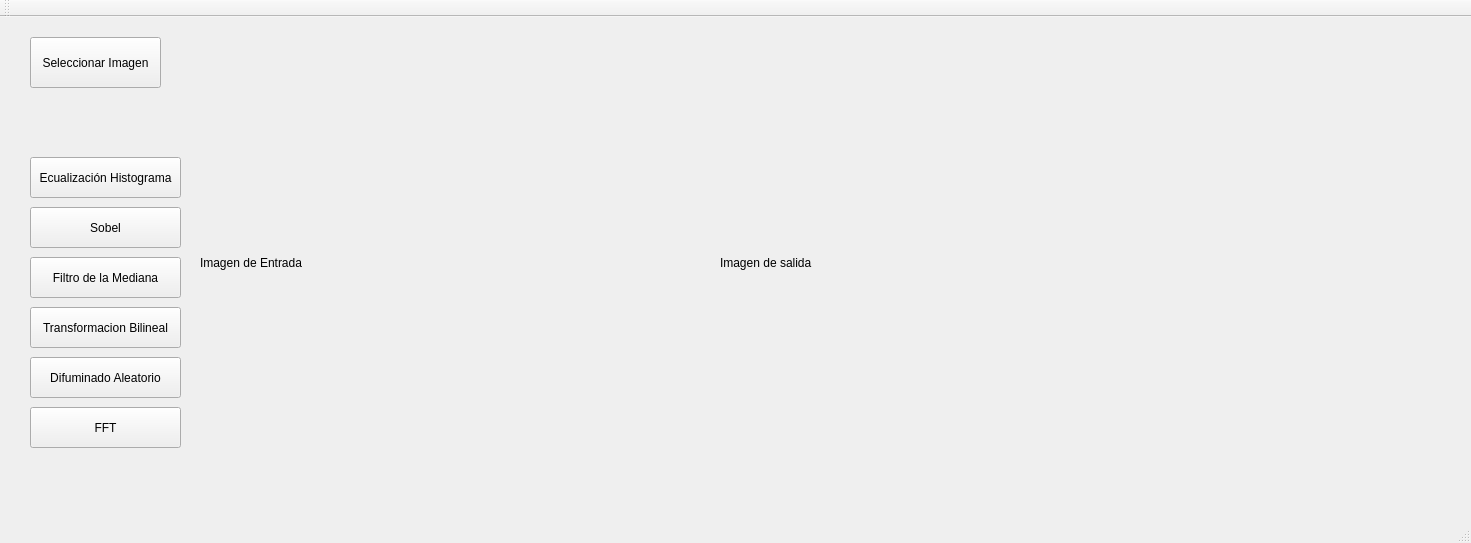
<?xml version="1.0" encoding="UTF-8"?>
<ui version="4.0">
 <class>EditorImagenes</class>
 <widget class="QMainWindow" name="EditorImagenes">
  <property name="geometry">
   <rect>
    <x>0</x>
    <y>0</y>
    <width>1471</width>
    <height>543</height>
   </rect>
  </property>
  <property name="windowTitle">
   <string>EditorImagenes</string>
  </property>
  <widget class="QWidget" name="centralWidget">
   <widget class="QLabel" name="input_image">
    <property name="geometry">
     <rect>
      <x>200</x>
      <y>20</y>
      <width>441</width>
      <height>451</height>
     </rect>
    </property>
    <property name="text">
     <string>Imagen de Entrada</string>
    </property>
   </widget>
   <widget class="QPushButton" name="select_image">
    <property name="geometry">
     <rect>
      <x>30</x>
      <y>20</y>
      <width>131</width>
      <height>51</height>
     </rect>
    </property>
    <property name="text">
     <string>Seleccionar Imagen</string>
    </property>
   </widget>
   <widget class="QLabel" name="output_image">
    <property name="geometry">
     <rect>
      <x>720</x>
      <y>20</y>
      <width>441</width>
      <height>451</height>
     </rect>
    </property>
    <property name="text">
     <string>Imagen de salida</string>
    </property>
   </widget>
   <widget class="QPushButton" name="btn_ecualizacion_histograma">
    <property name="geometry">
     <rect>
      <x>30</x>
      <y>140</y>
      <width>151</width>
      <height>41</height>
     </rect>
    </property>
    <property name="text">
     <string>Ecualización Histograma</string>
    </property>
   </widget>
   <widget class="QPushButton" name="btn_sobel">
    <property name="geometry">
     <rect>
      <x>30</x>
      <y>190</y>
      <width>151</width>
      <height>41</height>
     </rect>
    </property>
    <property name="text">
     <string>Sobel</string>
    </property>
   </widget>
   <widget class="QPushButton" name="btn_filtro_mediana">
    <property name="geometry">
     <rect>
      <x>30</x>
      <y>240</y>
      <width>151</width>
      <height>41</height>
     </rect>
    </property>
    <property name="text">
     <string>Filtro de la Mediana</string>
    </property>
   </widget>
   <widget class="QPushButton" name="btn_transformacion_bilinela">
    <property name="geometry">
     <rect>
      <x>30</x>
      <y>290</y>
      <width>151</width>
      <height>41</height>
     </rect>
    </property>
    <property name="text">
     <string>Transformacion Bilineal</string>
    </property>
   </widget>
   <widget class="QPushButton" name="btn_difuminado_aleatorio">
    <property name="geometry">
     <rect>
      <x>30</x>
      <y>340</y>
      <width>151</width>
      <height>41</height>
     </rect>
    </property>
    <property name="text">
     <string>Difuminado Aleatorio</string>
    </property>
   </widget>
   <widget class="QPushButton" name="btn_fft">
    <property name="geometry">
     <rect>
      <x>30</x>
      <y>390</y>
      <width>151</width>
      <height>41</height>
     </rect>
    </property>
    <property name="text">
     <string>FFT</string>
    </property>
   </widget>
  </widget>
  <widget class="QMenuBar" name="menuBar">
   <property name="geometry">
    <rect>
     <x>0</x>
     <y>0</y>
     <width>1471</width>
     <height>27</height>
    </rect>
   </property>
  </widget>
  <widget class="QToolBar" name="mainToolBar">
   <attribute name="toolBarArea">
    <enum>TopToolBarArea</enum>
   </attribute>
   <attribute name="toolBarBreak">
    <bool>false</bool>
   </attribute>
  </widget>
  <widget class="QStatusBar" name="statusBar"/>
 </widget>
 <layoutdefault spacing="6" margin="11"/>
 <resources/>
 <connections/>
</ui>
